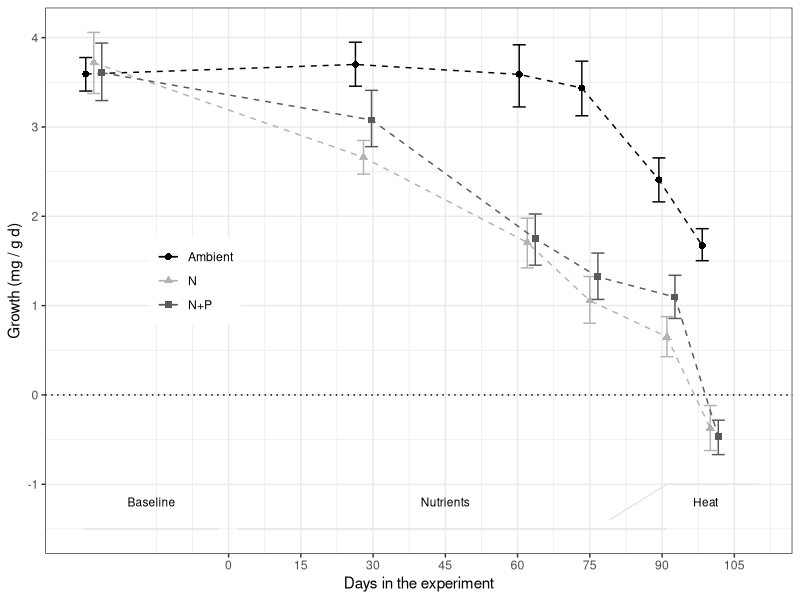
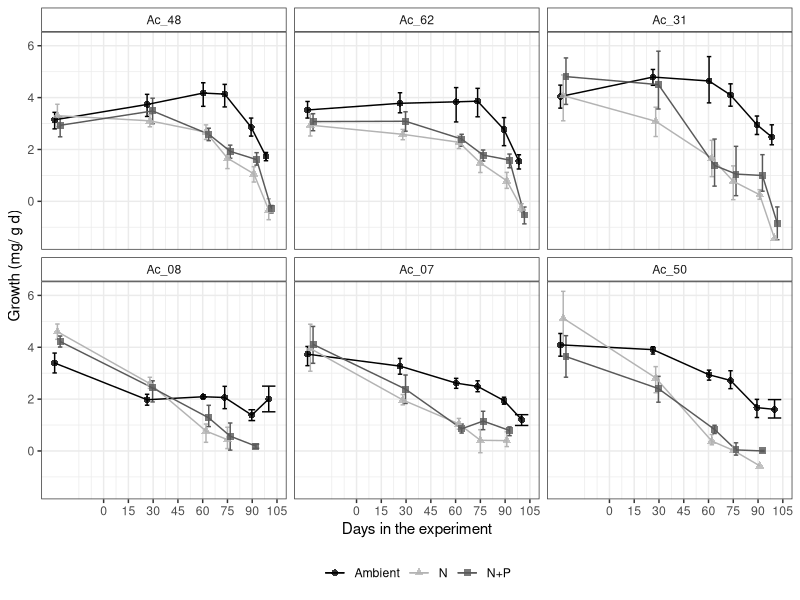
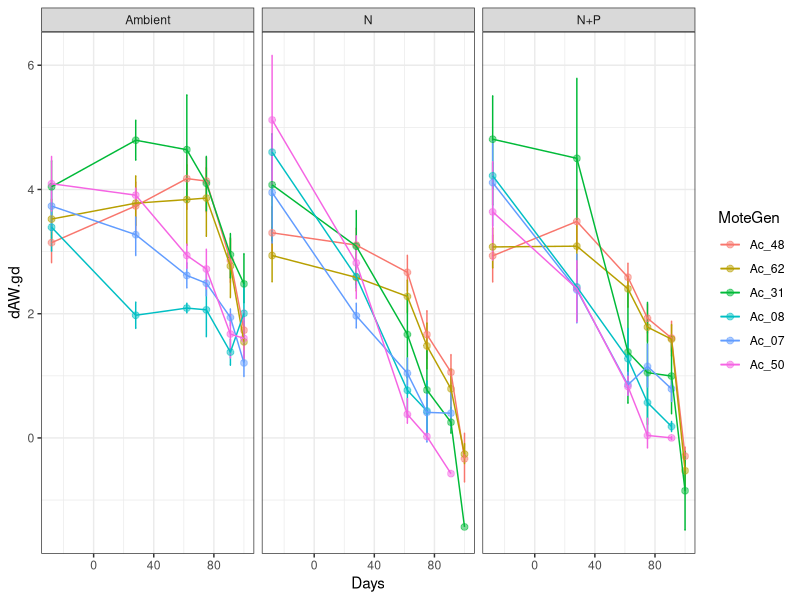
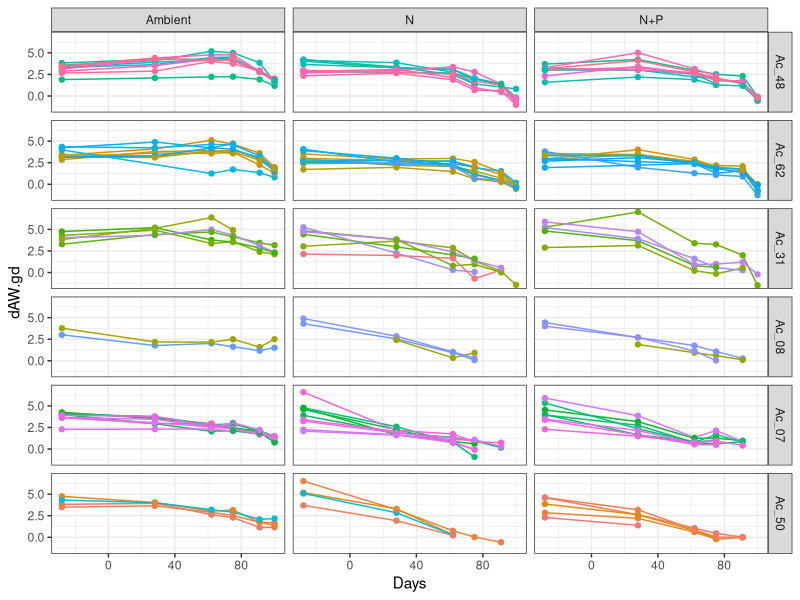
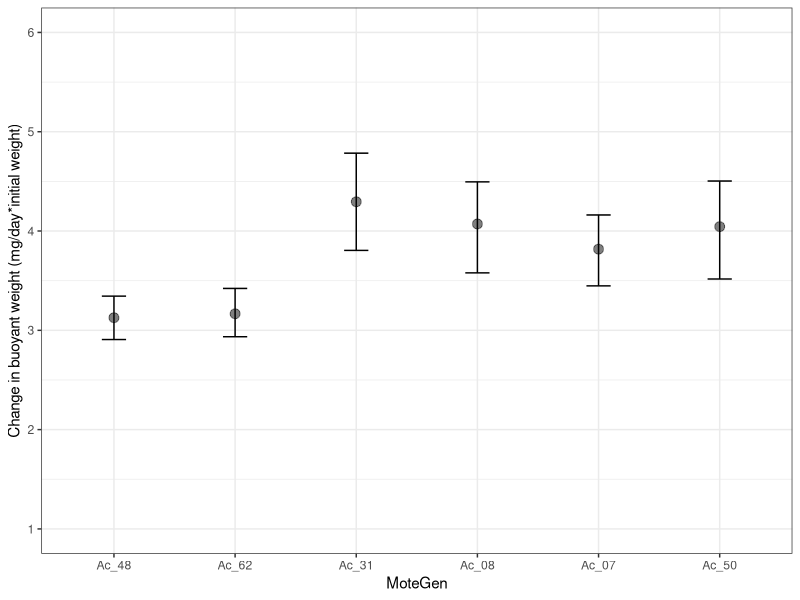
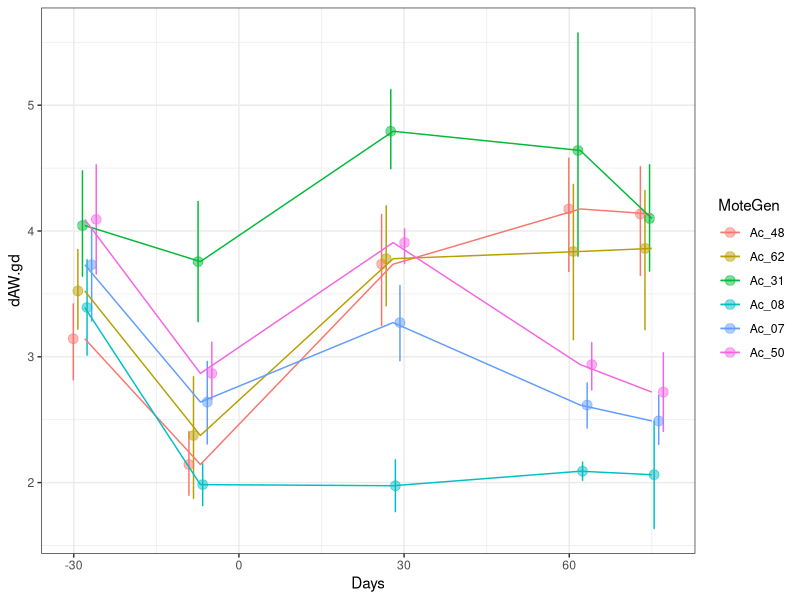
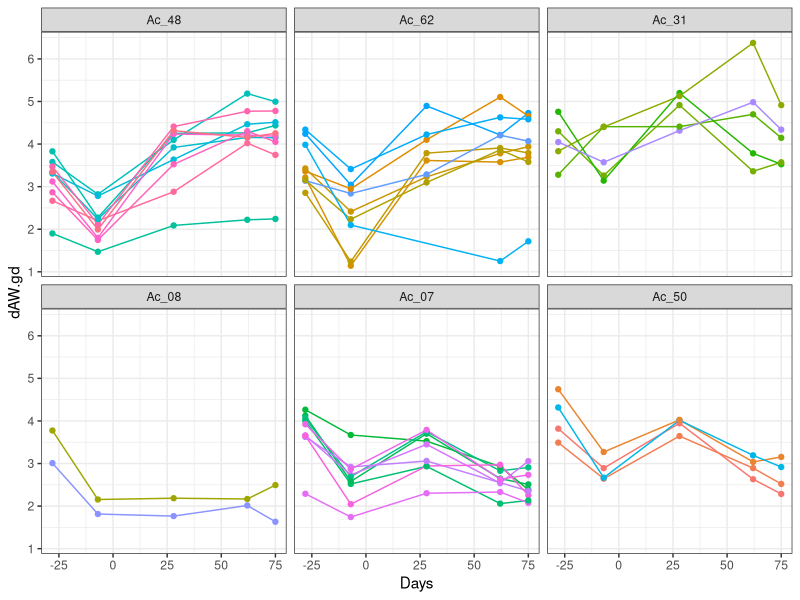
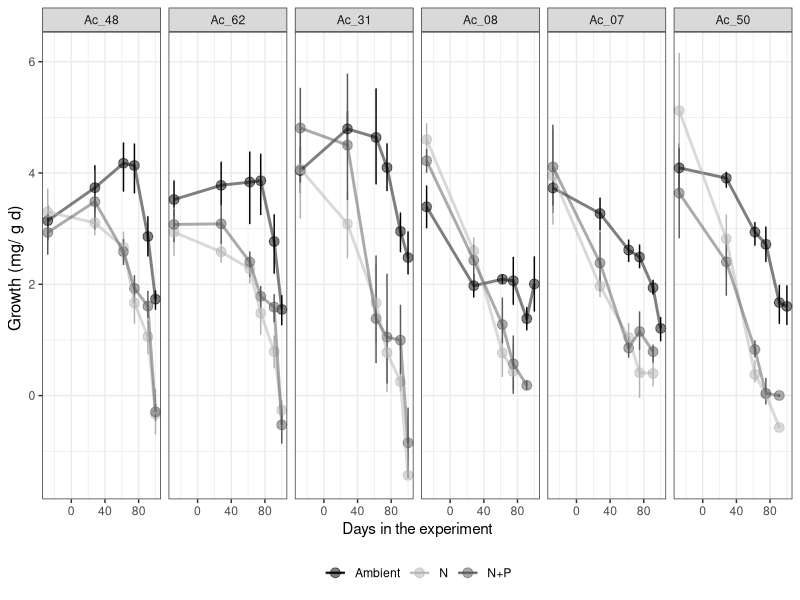

Reproduce these figures in R, in order.
## ---- chunk 1
knitr::opts_chunk$set(echo = TRUE, warning=FALSE, message=FALSE)
## ---- chunk 2

# Load all libraries and sources required to run the script
    library(tidyverse)
    library(ggthemes)
    library(lmerTest)
    library(emmeans)
    library(multcomp)

# Default ggplot settings

    Fill.colour<-scale_colour_manual(values = c("black", "gray70", "gray35"))

    ggthe_bw<-theme(plot.background=element_blank(),
          panel.grid.major.y = element_blank(),
          panel.grid.major.x = element_blank(),
          panel.grid.minor.x = element_blank(),
          panel.grid.minor.y = element_blank(),
          legend.box.background = element_rect(),
          panel.background =element_rect(fill = NA, color = "black")
          )+
    theme_bw()
## ---- chunk 3
# Import data: 

  ## Growth long
    BW.Tall<-read.csv("Growth_corrected.csv", header = TRUE)
    
  ## Genotype information
    MOTE<-read.csv("Genotype_Info.csv", header = TRUE)
    BW.Tall<-merge(BW.Tall, MOTE, by="Gen", all.x=TRUE)
    
  ## Data type  
    BW.Tall$Initial.Date<-as.Date(BW.Tall$Initial.Date, "%m/%d/%y")
    BW.Tall$Final.Date<-as.Date(BW.Tall$Final.Date, "%m/%d/%y")
    # BW.Tall$Initial.Date<-as.Date(BW.Tall$Initial.Date, "%Y-%m-%d")
    # BW.Tall$Final.Date<-as.Date(BW.Tall$Final.Date, "%Y-%m-%d")
    BW.Tall$Days<-(as.numeric(as.Date(BW.Tall$Final.Date))-17485)
    BW.Tall$Day<-(as.factor(BW.Tall$Days))
    BW.Tall$TimePoint[BW.Tall$Day=="-28"]<-"3"
    BW.Tall$TimePoint[BW.Tall$Day=="-7"]<-"4"
    BW.Tall$TimePoint[BW.Tall$Day=="28"]<-"9"
    BW.Tall$TimePoint[BW.Tall$Day=="62"]<-"11"
    BW.Tall$TimePoint[BW.Tall$Day=="75"]<-"13"
    BW.Tall$TimePoint[BW.Tall$Day=="91"]<-"16"
    BW.Tall$TimePoint[BW.Tall$Day=="100"]<-"17"
    BW.Tall$TimePoint[BW.Tall$Day=="113"]<-"22"
    
    BW.Tall$Treatment <- as.character(BW.Tall$Treatment)
    BW.Tall$Treatment[BW.Tall$Treatment == "Control"] <- "Ambient"
    BW.Tall$Treatment[BW.Tall$Treatment == "NP"] <- "N+P"
    BW.Tall$Treatment <- as.factor(BW.Tall$Treatment)
    
    BW.Tall$Colony <- as.factor(BW.Tall$Gen)
    BW.Tall$MoteGen<-factor(BW.Tall$MoteGen, 
                                   levels=c("Ac_48", "Ac_62","Ac_31", "Ac_08","Ac_07", "Ac_50"))
    BW.Tall$SampleID <- paste("Ac", BW.Tall$Fra, BW.Tall$TimePoint, sep = "_")
  
    BW.Initial<-subset(BW.Tall, Initial.Date=="2017-08-30")
    BW.Control<-subset(BW.Tall, Treatment=="Ambient")
    BW.Control<-subset(BW.Control, Days<80)
    BW.nutrients<-subset(BW.Tall, Days>-10)
    BW.nutrients<-subset(BW.nutrients, Days<113)
    
  ## Remove recovery data points
    BW.Tall<-subset(BW.Tall, Initial.Date!="2017-10-18")
    BW.Tall<-subset(BW.Tall, Initial.Date!="2018-02-23") # After heat stress
    
  
## ---- chunk 4
# Treatment effect over time
    BW_Treat<- ggplot(BW.Tall, aes (Days, dAW.gd, shape=factor(Treatment),
                                    colour=factor(Treatment))) + 
      ggthe_bw + Fill.colour+
      stat_summary(fun.data = "mean_cl_boot", geom = "errorbar",
                   position=position_dodge(width=5))+
      stat_summary(fun.y=mean, geom="line", 
                   position=position_dodge(width=5), linetype=2) +
      stat_summary(fun.y=mean, geom="point", size =2,
                   position=position_dodge(width=5))  + 
  
      geom_hline(yintercept = 0, linetype=3)+
      
      scale_x_continuous(name="Days in the experiment", 
                         breaks = seq(0, 115, by=15)) +
      scale_y_continuous(name="Growth (mg / g d)", 
                         breaks = seq(-1, 4, by=1)) +
    
    theme(legend.position=c(0.2, 0.5),
        legend.title = element_blank(), 
        strip.background =element_rect(fill=NA)) +

    annotate("segment", x = -30, xend = -2, y = -1.5, yend = -1.5,
              colour = "gray90")+
    annotate("text", x = -16, y = -1.2, label = "Baseline", size=3)+
  
    annotate("segment", x = 2, xend = 91, y = -1.5, yend = -1.5,
              colour = "gray90")+
    annotate("text", x = 45, y = -1.2, label = "Nutrients", size=3)+
  
    annotate("segment", x = 79, xend = 91, y = -1.4, yend = -1,
              colour = "gray90")+
  
    annotate("segment", x = 91, xend = 110, y = -1, yend = -1,
              colour = "gray90")+
    annotate("text", x = 99, y = -1.2, label = "Heat", size=3)
  BW_Treat
  
# ggsave(file="Figure2_BW_corrected.svg", plot=BW_Treat, dpi = 300, units="in", width=3.5, height=3.0)
## ---- chunk 5
BW_Colony<- ggplot(BW.Tall, aes (Days, dAW.gd, shape=factor(Treatment),
                                    colour=factor(Treatment))) + ggthe_bw + Fill.colour+
      stat_summary(fun.data = "mean_cl_boot", geom = "errorbar",
                   position=position_dodge(width=5))+
      stat_summary(fun.y=mean, geom="line", 
                   position=position_dodge(width=5), linetype=1) +
      stat_summary(fun.y=mean, geom="point", size =2,alpha=0.8,
                   position=position_dodge(width=5))  + 
      ylab("Growth (mg/ g d)") +
      
      scale_x_continuous(name="Days in the experiment", 
                         breaks = seq(0, 115, by=15)) +
    theme(legend.position="bottom",
        legend.title = element_blank(), 
        strip.background =element_rect(fill=NA))

#BW_Colony + facet_grid(MoteGen~.)
#BW_Colony + facet_grid(~MoteGen)
BW_Colony <- BW_Colony + facet_wrap(MoteGen~.)
BW_Colony
# ggsave(file="Figure2_BW_corrected_genotype.svg", plot=BW_Colony, dpi = 300, units="in", width=5, height=5)


BW_ColonyT<- ggplot(BW.Tall, aes (Days, dAW.gd, colour=MoteGen)) +   
  stat_summary(fun.data = "mean_cl_boot",geom = "errorbar", width = 0.8)+
  stat_summary(fun.y=mean, geom="point", size =2, alpha=0.5) +
  stat_summary(fun.y=mean, geom="line") + ggthe_bw + facet_grid (~Treatment)  
BW_ColonyT

BW_ColonyT<- ggplot(BW.Tall, aes (Days, dAW.gd, colour=factor(Fra), group=Fra)) +    stat_summary(fun.y=mean, geom="line") + ggthe_bw + facet_grid (MoteGen~Treatment)+  geom_point()+ theme(legend.position = "none")
BW_ColonyT

## ---- chunk 6
BW_Init<- ggplot(BW.Initial, aes (MoteGen, dAW.gd)) +
  stat_summary(fun.data = "mean_cl_boot",geom = "errorbar", width = 0.2) +
  stat_summary(fun.y=mean, geom="point", size =3, alpha=0.5) + ggthe_bw +
  scale_y_continuous(name="Change in buoyant weight (mg/day*initial weight)",
                     limits = c(1,6),
                     breaks = seq(1, 6, by=1))
BW_Init

BW_Colony_Control<- ggplot(BW.Control, aes (Days, dAW.gd, colour=MoteGen)) +
  stat_summary(fun.data = "mean_cl_boot",geom = "errorbar", 
               width = 0.2, position=position_dodge(width=5)) +
  stat_summary(fun.y=mean, geom="point", size =3, alpha=0.5,
               position=position_dodge(width=5)) +
  stat_summary(fun.y=mean, geom="line") + ggthe_bw #+ ggthe_bw + geom_jitter()
BW_Colony_Control

BW_Colony_Control<-ggplot(BW.Control, aes (Days, dAW.gd, colour=factor(Fra), group=Fra)) +   
  #stat_summary(fun.data = "mean_cl_boot",geom = "errorbar", width = 0.8)+
  #stat_summary(fun.y=mean, geom="point", size =2, alpha=0.5) +
  stat_summary(fun.y=mean, geom="line") + ggthe_bw + 
  facet_wrap (~MoteGen)+  geom_point()+ theme(legend.position = "none")
BW_Colony_Control

## ---- chunk 7
BW <- ggplot(BW.Tall, aes(Days, dAW.gd, colour=factor(Treatment))) +
          stat_summary(fun.data = "mean_cl_boot",geom = "errorbar", width = 0.2)+
          stat_summary(fun.y=mean, geom="point", size =3, alpha=0.5) +
          stat_summary(fun.y=mean, geom="line", size =1, alpha=0.5) + 
          ggthe_bw + Fill.colour
  BW + ylab("Growth (mg/ g d) ") + 
    xlab("Days in the experiment") +
    theme(axis.title.y=element_text(size=12), 
          legend.position="bottom",
          legend.title = element_blank()) +
    facet_grid(~MoteGen)


## ---- chunk 8
# Complex to simple models 
  
  LM_1 <- lmer(dAW.gd ~ Treatment*Day +
                               (1 + Treatment|Colony), REML=TRUE, data= BW.Tall)
  
  LM_2 <- lmer(dAW.gd ~ Treatment * Day +
                               (Treatment|Colony), REML=TRUE,  data= BW.Tall)
   
  LM_3 <- lmer(dAW.gd ~ Treatment  * Day +
                               (1|Colony), REML=TRUE, data= BW.Tall)
 

# Select model
  AIC(LM_1, LM_2, LM_3) # 1=2, but 3 has higher AIC
  
  anova(LM_1, LM_2, refit=FALSE)
  anova(LM_2, LM_3, refit=FALSE)
  anova(LM_1, LM_3, refit=FALSE)
 
# Final model 
  LM_Treatment_Days<-lmer(dAW.gd ~ Treatment * Day +
                             (Treatment|Colony),  data= BW.Tall)
  isSingular(LM_Treatment_Days)
  
  anova(LM_Treatment_Days)
  summary(LM_Treatment_Days)
  
# Pair-wise comparisons
  BW.emmc<-emmeans(LM_Treatment_Days, ~Treatment*Day)
  BW_groups<-cld(BW.emmc)
    #BW_groups<-as.data.frame(BW_groups[complete.cases(BW_groups),])
    BW_groups<-BW_groups[order(BW_groups$Day,BW_groups$Treatment),]
  BW_groups
  
  write.csv(BW_groups, "BW_groups_corrected.csv", row.names = F)
